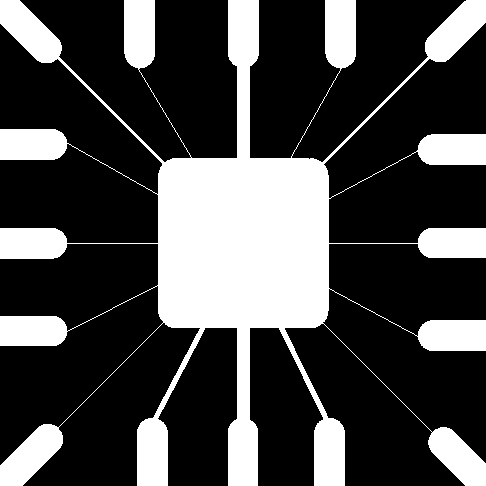
%> input picture LAB - 12/wirebond.tif, 486 x 486 px
$ octave a_1.m   (GNU Octave 9; MATLAB toolbox functions it lacks are replaced by stand-ins)
%> lines starting %> are read from the running program, lines starting %| are printed output that depends on the picture; in (x1, y1, x2, y2) boxes, pixels count from 0 and x2, y2 are one past the last pixel; in counts of white or black regions, pixels touching at a corner belong together; the program's own positions count from 1
img = imread('wirebond.tif');
%> img is the input picture: size 486x486 uint8; 28.1% white; 1 white region, box (x1, y1, x2, y2) and area: (0, 0, 486, 486) 66259
[m, n] = size(img);
%> m = 486; n = 486
figure;
imshow(img);

mask = [-1 -1 -1;-1 8 -1;-1 -1 -1];

laplacianImg = conv2(img, mask);
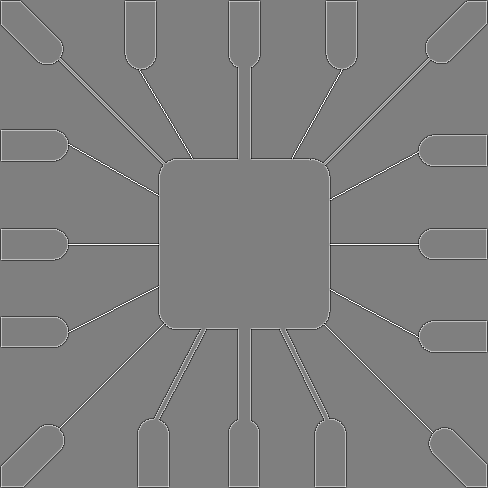
%> laplacianImg: size 488x488 double; min -1530, max 1530, mean 0; drawn with min black and max white
% filterredImg = imfilter(img, mask);

figure;
imshow(laplacianImg, []);

figure;
imshow(abs(laplacianImg));
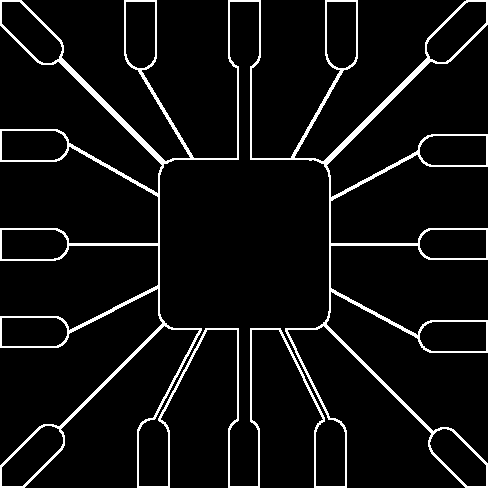
%> displayed picture: size 488x488, on the screen's scale of 0 to 255; 6.3% white; 1 white region, box (x1, y1, x2, y2) and area: (0, 0, 488, 488) 15105


for i = 1 : m
    for j = 1 : n
        if(laplacianImg(i, j) < 0)
            new_img(i, j) = 0;
        else
            new_img(i, j) = laplacianImg(i, j);
        end
    end
end
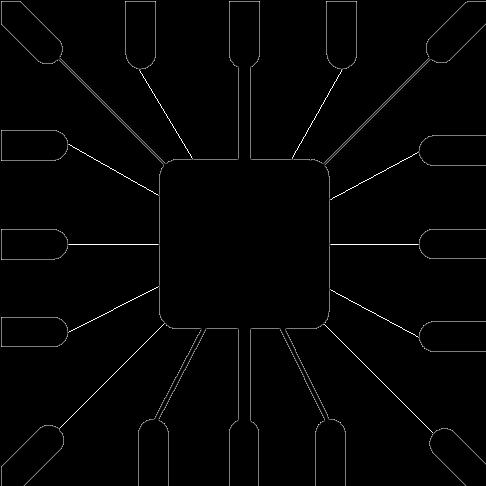
%> new_img: size 486x486 double; min 0, max 1530, mean 20.8; drawn with min black and max white

figure;
imshow(new_img);
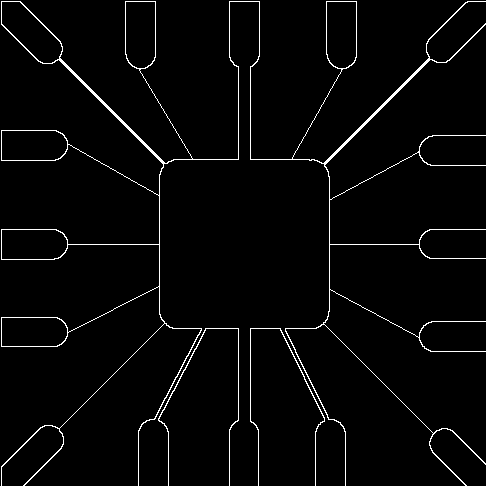
%> displayed picture: size 486x486, on the screen's scale of 0 to 255; 2.7% white in thin lines or dots
